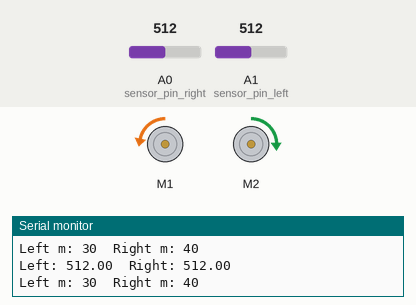
Recording of a sketch running on a simulated Arduino Uno, built with avr-gcc and run on an emulated ATmega328P. Parts: 2 × DC motor (green arrow = forward, orange = backward, longer = faster), the last lines printed to the serial monitor. The inputs (shaded band) are chosen by the test bench; at power-on: A1 (sensor_pin_left) = 512, A0 (sensor_pin_right) = 512.

Above: at 1.2 s.
1.3 s: A1 (sensor_pin_left) set to 931
4.3 s: A1 (sensor_pin_left) set to 963
At 4.9 s:
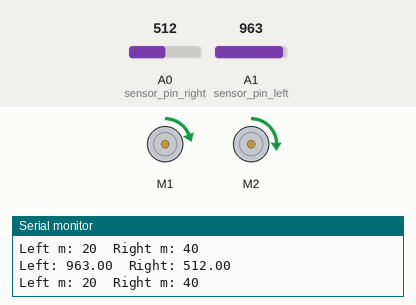
5.8 s: A0 (sensor_pin_right) set to 982
8.8 s: A0 (sensor_pin_right) set to 1017
11.8 s: A1 (sensor_pin_left) set to 939
At 13.0 s:
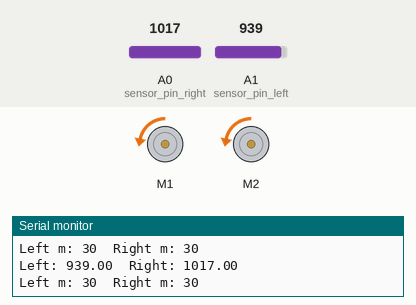
13.3 s: A1 (sensor_pin_left) set to 959
At 14.6 s:
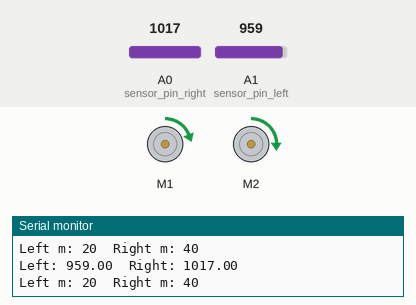
Timing chart, 0 to 16.3 s (numbered marks = the images above; inputs shaded):
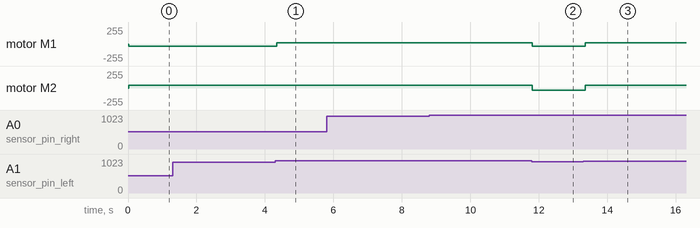

The sketch:

motor-control-test.ino
```cpp
#include <Wire.h>
#include <Adafruit_MotorShield.h>
#include "utility/Adafruit_MS_PWMServoDriver.h"

Adafruit_MotorShield AFMS = Adafruit_MotorShield();
Adafruit_DCMotor *left_motor = AFMS.getMotor(1);
Adafruit_DCMotor *right_motor = AFMS.getMotor(2);
int sensor_pin_left = A1;    // select the input pin for the potentiometer
float sensor_value_left = 0;  // variable to store the value coming from the sensor
int sensor_pin_right = A0;    // select the input pin for the potentiometer
float sensor_value_right = 0;  // variable to store the value coming from the sensor

int right_motor_speed = 40;
int left_motor_speed = 30;


void setup() {
  // put your setup code here, to run once:
  AFMS.begin();
  Serial.begin(9600);
  restart_speed();
}

void loop() {
  // put your main code here, to run repeatedly:

//  restart_speed();
  read_sensor();

}

void read_sensor(){
  sensor_value_left = analogRead(sensor_pin_left);
  sensor_value_right = analogRead(sensor_pin_right);

//  float sensor_value_left_scale = (sensor_value_left  - 743 ) / 87;
//  float sensor_value_right_scale = (sensor_value_right - 557) / 173;


  Serial.print("Left: ");
  Serial.print(sensor_value_left);
  Serial.print("  Right: ");
  Serial.println(sensor_value_right);

  determine_direction(sensor_value_left, sensor_value_right);
}

void determine_direction(float sensor_value_left, float sensor_value_right){
  // l 934 r 952
  // l 992 r 994
  if (sensor_value_left > 949){
    turn_right();
  } else if (sensor_value_right > 967) {
    turn_left();
  } else {
    restart_speed();
  }
  delay(50);
}

void restart_speed(){
  int current_left_motor = left_motor_speed;
  int current_right_motor = right_motor_speed;

  left_motor->setSpeed(current_left_motor);
  right_motor->setSpeed(current_right_motor);
  Serial.print("Left m: ");
  Serial.print(current_left_motor);
  Serial.print("  Right m: ");
  Serial.println(current_right_motor);

  left_motor->run(BACKWARD);
  right_motor->run(FORWARD);
}

void turn_left(){
  int current_left_motor = left_motor_speed;
  int current_right_motor = right_motor_speed - 10;

  left_motor->setSpeed(current_left_motor);
  right_motor->setSpeed(current_right_motor);

  Serial.print("Left m: ");
  Serial.print(current_left_motor);
  Serial.print("  Right m: ");
  Serial.println(current_right_motor);

  left_motor->run(BACKWARD);
  right_motor->run(BACKWARD);
}

void turn_right(){
  int current_left_motor = left_motor_speed - 10;
  int current_right_motor = right_motor_speed;

  left_motor->setSpeed(current_left_motor);
  right_motor->setSpeed(current_right_motor);

  Serial.print("Left m: ");
  Serial.print(current_left_motor);
  Serial.print("  Right m: ");
  Serial.println(current_right_motor);

  left_motor->run(FORWARD);
  right_motor->run(FORWARD);
}
```

Measured:
- the behaviour switches between 949 and 950 on A1 (sensor_pin_left) (found by bisection; images 0 and 1)
- after the input at 4.3 s, motor M1: backward 30/255 → forward 20/255 at once
- after the input at 11.8 s, motor M1: forward 20/255 → backward 30/255 at once; motor M2: forward 40/255 → backward 30/255 at once
- after the input at 13.3 s, motor M1: backward 30/255 → forward 20/255 after 0.05 s; motor M2: backward 30/255 → forward 40/255 after 0.05 s
